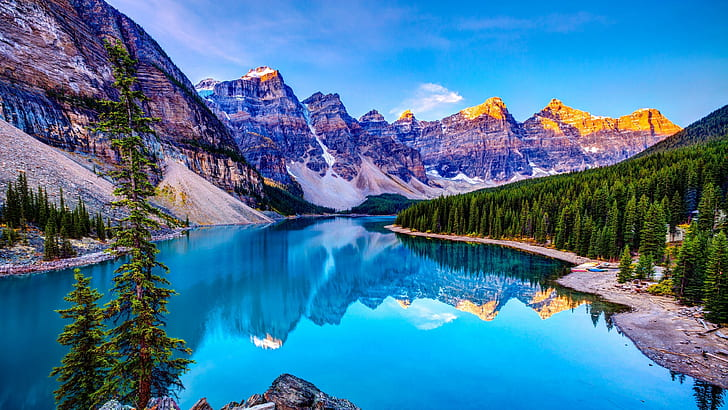
#> input picture Practica 1-kmeans/imagen4.jpg, 728 x 410 px, found by its file name
$ python Kmeans.py
#> lines starting #> are read from the running program, lines starting #| are printed output that depends on the picture; after the words box and inside, x2 and y2 are one past the last pixel; in counts of white or black regions, pixels touching at a corner belong together
# ubicacion de imagen 'C:/Users/santo/Documents/GitHub/0235_ROBOTICA/Practica 1/input2.jpg
#ubicacion de imagen segmentada 'C:/Users/santo/Documents/GitHub/0235_ROBOTICA/Practica 1/out2.jpg'
"""
Practica 1 K-means
Comunicaciones 2
"""
#Segmentación de imágenes simple utilizando el algoritmo de agrupamiento K-Means
#color clustering

import numpy as np #mportamos numpy para realizar operaciones matematicas
import cv2  #importamos opencv
import matplotlib.pyplot as plt #importamos para poder realizar graficas de precision


imagen_original = cv2.imread("C:/Users/santo/Documents/GitHub/0235_ROBOTICA/Practica 1-kmeans/imagen4.jpg") # abrimos la imagen a trabajar
#> imagen_original is the input picture: shape (410, 728, 3); mean B, G, R 156.5, 119.3, 67.7


img=cv2.cvtColor(imagen_original,cv2.COLOR_BGR2RGB) # Conversión de BGR Colors Space a HSV
Vectorizado = img.reshape((-1,3)) #A continuación, convierte la imagen MxNx3 en una matriz Kx3 donde K=MxN y cada fila ahora es un vector en el espacio tridimensional de RGB.


Vectorizado = np.float32(Vectorizado)# Convertimos los valores unit8 en flotantes, ya que es un requisito del método k-means de OpenCV.

# Aquí estamos aplicando el agrupamiento k-means para que los píxeles alrededor de un color sean consistentes y proporcionen los mismos valores BGR/HSV
#definir criterios, número de grupos (K) y aplicar kmeans()
criterio = (cv2.TERM_CRITERIA_EPS + cv2.TERM_CRITERIA_MAX_ITER, 10, 1.0) #Defina criterios, número de conglomerados (K) y aplique k-means()

K = 4  # Vamos a agrupar con k = n, porque la imagen tendrá solo n colores.
intentos=10 # realizaremos 10 intentos andera para especificar el número de veces que se ejecuta el algoritmo usando diferentes etiquetas iniciales. El algoritmo devuelve las etiquetas que producen la mejor compacidad. Esta compacidad se devuelve como salida.

ret,label,centro=cv2.kmeans(Vectorizado,K,None,criterio,intentos,cv2.KMEANS_PP_CENTERS) #aplicamos kmeans con los criterios preeestablecidos
#> ret = 992407706.1; centro = [[33.83, 39.1, 31.71], [160.9, 173.7, 207], [61.79, 86.36, 125.3], [22.7, 160.5, 232.2]]

centro = np.uint8(centro) # Ahora convierte de nuevo a uint8
#> centro = [[33, 39, 31], [160, 173, 207], [61, 86, 125], [22, 160, 232]]
res = centro[label.flatten()] #ahora tenemos que acceder a las etiquetas para regenerar la imagen agrupada
imagen_segmentada = res.reshape((img.shape))  #imagen segmentada es el resultado del marco que ha sufrido un agrupamiento de k-means
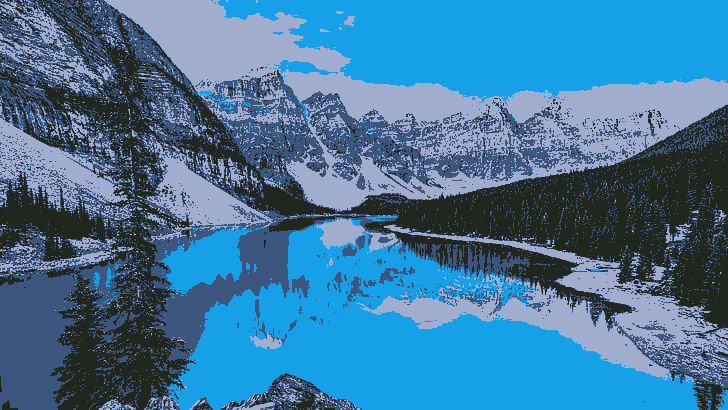
#> imagen_segmentada: shape (410, 728, 3); mean R, G, B 66.9, 118.9, 156.2


#Ahora visualicemos el resultado de salida con K=n
figure_size = 15 #definimos el tamaño de la figura
plt.figure(figsize=(figure_size,figure_size)) #dibuja la figura con las dimensiones preestablecidas
plt.subplot(1,2,1),plt.imshow(img) #muestra la figura
plt.title('Original'), plt.xticks([]), plt.yticks([]) #muestra la figura original
plt.subplot(1,2,2),plt.imshow(imagen_segmentada) #muestra la figura que sufrio la segmentacion
plt.title('K = %i' % K), plt.xticks([]), plt.yticks([]) #imprime el numero de clusters
plt.savefig("C:/Users/santo/Documents/GitHub/0235_ROBOTICA/Practica 1-kmeans/kmea_n"+str(K)+".png")
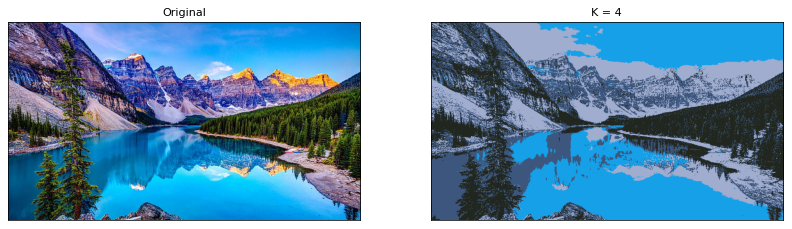
#> figure drawn by matplotlib, 2 panels
plt.show() #finalmente muestra en una ventada flotante

#detector de bordes de canny
edges = cv2.Canny(img,100,200) #definimos una variable cuyos parametros son la imagen y los valores minimo y maximo
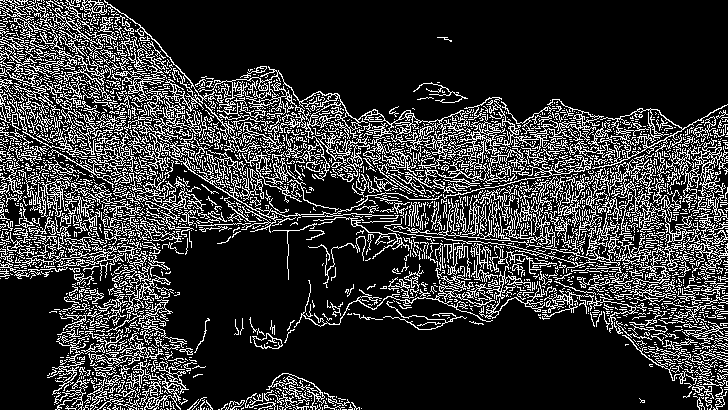
#> edges: shape (410, 728); 20.5% white in thin lines or dots
plt.figure(figsize=(figure_size,figure_size)) #plot la figura con las dimensiones de la imagen
plt.subplot(1,2,1),plt.imshow(img) #dibuja la imagen
plt.title('Imagen Original'), plt.xticks([]), plt.yticks([]) #muestra la imagen originada
plt.subplot(1,2,2),plt.imshow(edges,cmap = 'gray')
plt.title('Bordes'), plt.xticks([]), plt.yticks([])
plt.savefig("C:/Users/santo/Documents/GitHub/0235_ROBOTICA/Practica 1-kmeans/bordes_"+ str(K)+".png")
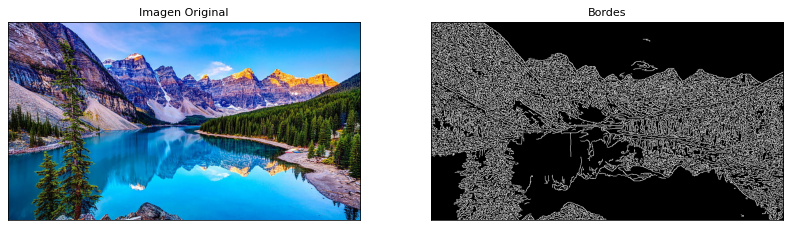
#> figure drawn by matplotlib, 2 panels
plt.show()

$ run again, with Practica 1-kmeans/imagen1.jpg copied over Practica 1-kmeans/imagen4.jpg
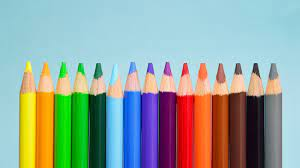
#> input picture Practica 1-kmeans/imagen1.jpg, 300 x 168 px, found by its file name
#> imagen_original is the input picture: shape (168, 300, 3); mean B, G, R 157.6, 165.9, 148.8
#> `ret,label,centro=cv2.kmeans(Vectorizado,K,None,criterio,intentos,cv2.K..`: ret = 186271761.4; centro = [[171, 210.8, 217.9], [84.51, 102.3, 181.6], [223.6, 115.9, 29.37], [43.36, 81.69, 33.62]]
#> `centro = np.uint8(centro)`: centro = [[170, 210, 217], [84, 102, 181], [223, 115, 29], [43, 81, 33]]
#> `edges = cv2.Canny(img,100,200)`:
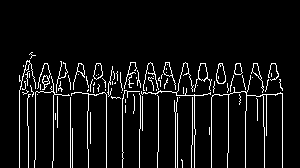
#> edges: shape (168, 300); 6.6% white in thin lines or dots, all inside (x1, y1, x2, y2) = (19, 52, 283, 168)
#> `plt.savefig("C:/Users/santo/Documents/GitHub/0235_ROBOTICA/Practica 1-..`:
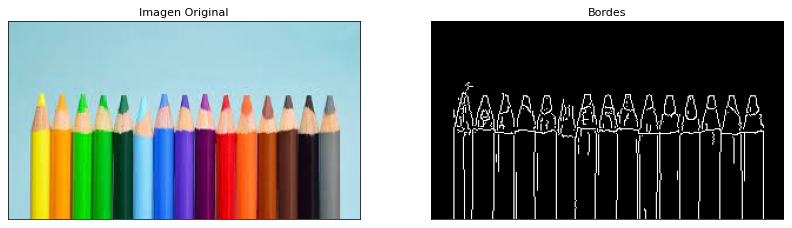
#> figure drawn by matplotlib, 2 panels

$ run again, with Practica 1-kmeans/imagen2.jpg copied over Practica 1-kmeans/imagen4.jpg
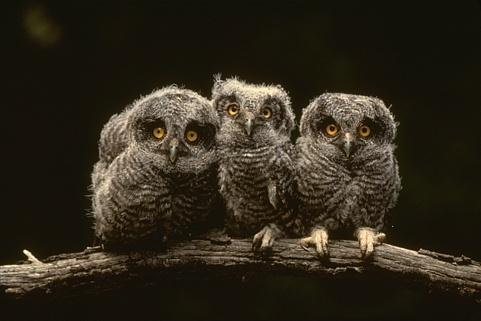
#> input picture Practica 1-kmeans/imagen2.jpg, 481 x 321 px, found by its file name
#> imagen_original is the input picture: shape (321, 481, 3); mean B, G, R 27.5, 40.6, 47.3
#> `ret,label,centro=cv2.kmeans(Vectorizado,K,None,criterio,intentos,cv2.K..`: ret = 43491946.1; centro = [[24.4, 20.03, 9.14], [128.5, 114.4, 95.08], [192.4, 176.8, 153], [78.37, 65.55, 47.34]]
#> `centro = np.uint8(centro)`: centro = [[24, 20, 9], [128, 114, 95], [192, 176, 152], [78, 65, 47]]
#> `edges = cv2.Canny(img,100,200)`:
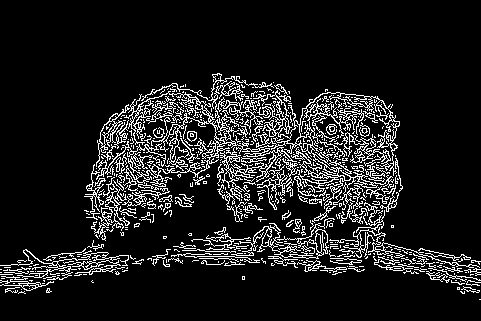
#> edges: shape (321, 481); 11.5% white in thin lines or dots, all inside (x1, y1, x2, y2) = (0, 73, 481, 300)
#> `plt.savefig("C:/Users/santo/Documents/GitHub/0235_ROBOTICA/Practica 1-..`:
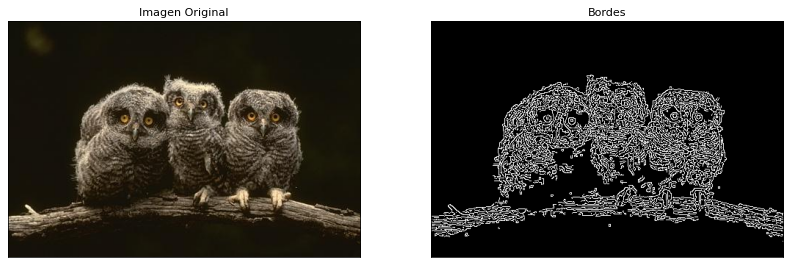
#> figure drawn by matplotlib, 2 panels
